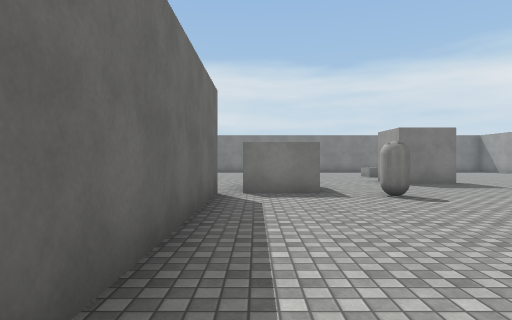
[1] (above)

20 first-person views from a walk through a scene from a Unity 3-D project. The camera is 1.3 m above the floor, looks level and sees 75° across. The floor is counted in squares, 2 m on a side. Each view is taken from the middle of a square. On the plan, view 1 faces up. The plan holds only what a view shows up to about 10 squares ahead; the rest is blank. The player is left out. Surface patterns are stand-ins for the level's own textures.

[2]
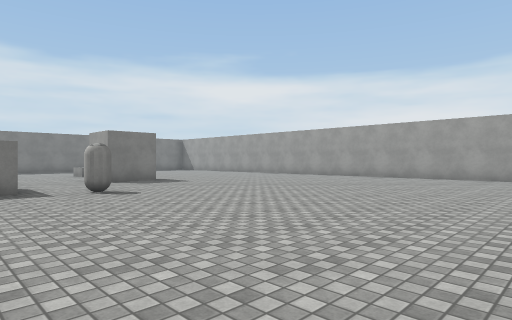

[3]
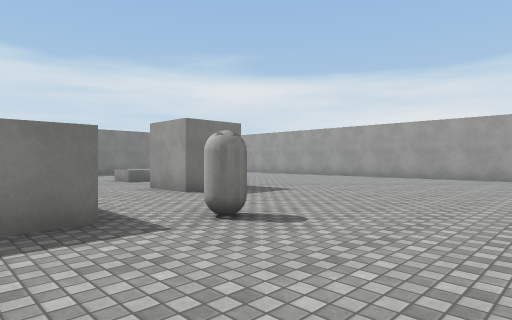

[4]
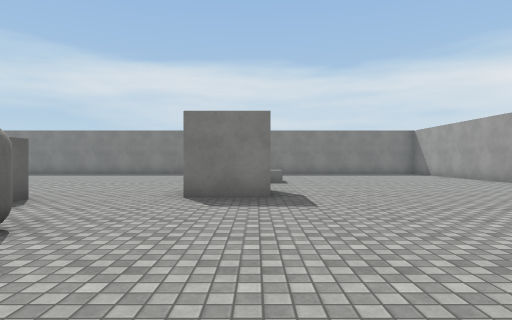

[5]
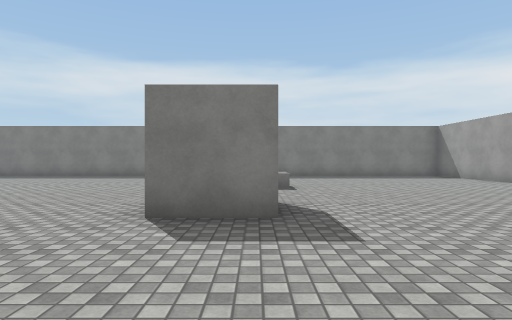

[6]
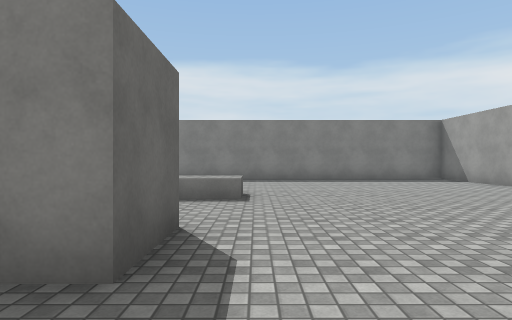

[7]
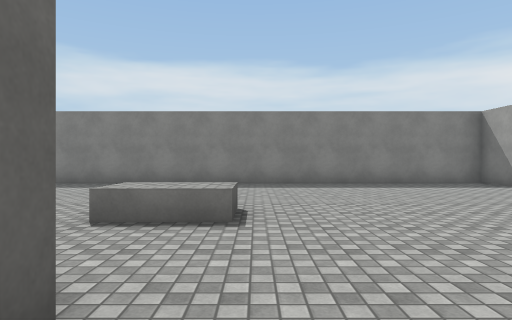

[8]
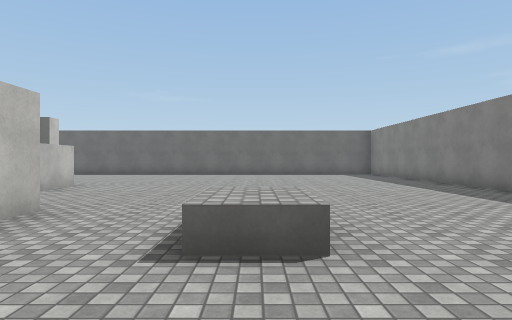

[9]
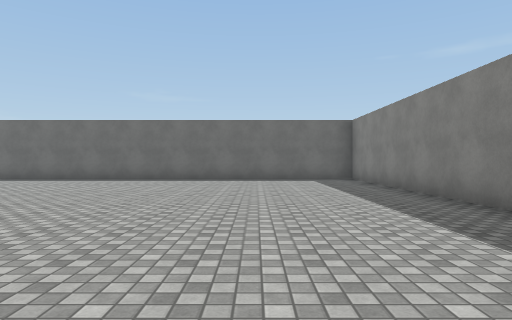

[10]
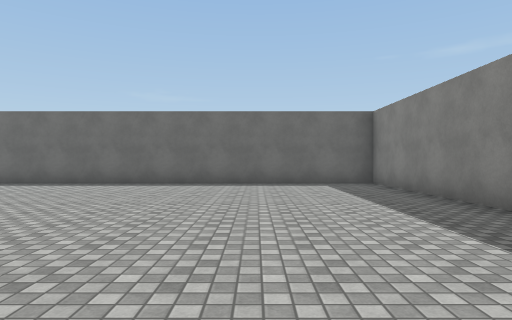

[11]
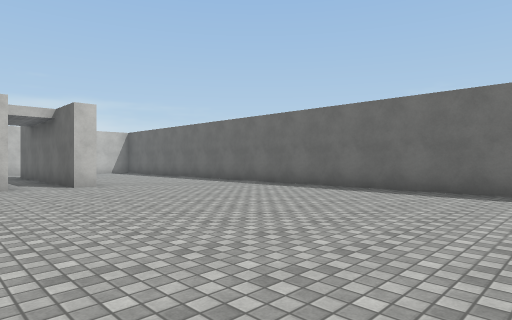

[12]
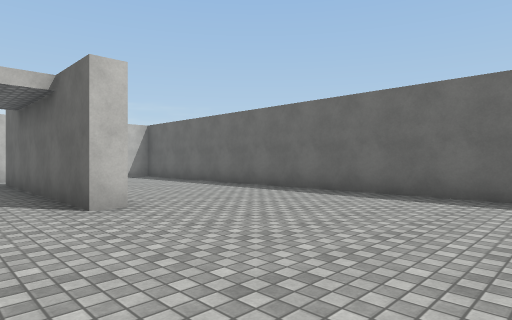

[13]
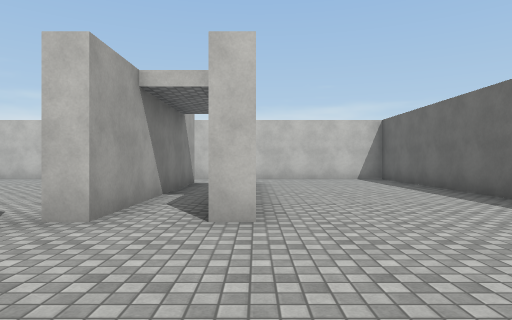

[14]
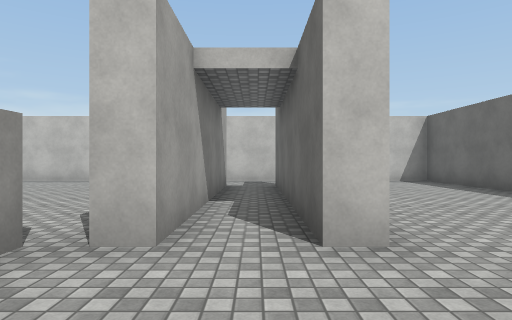

[15]
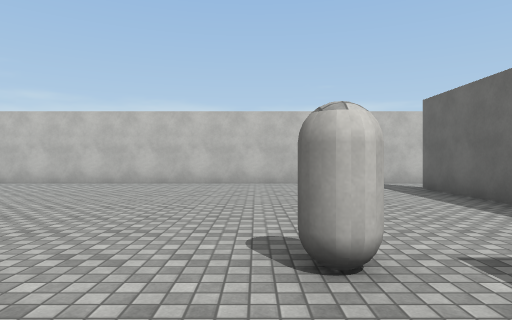

[16]
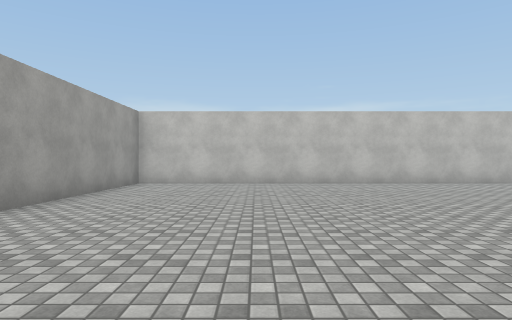

[17]
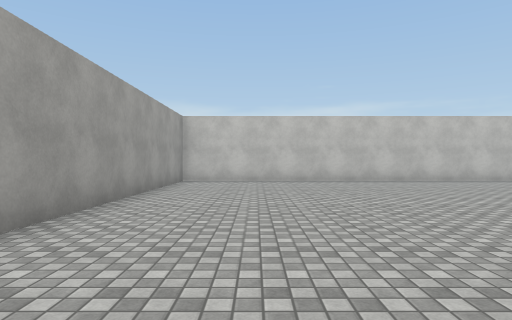

[18]
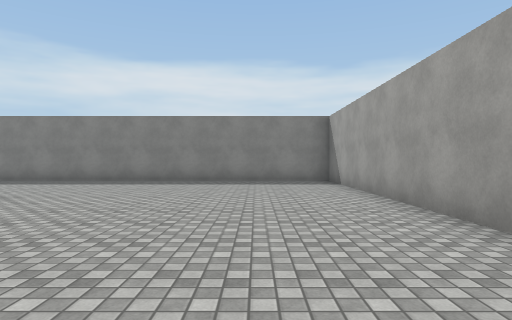

[19]
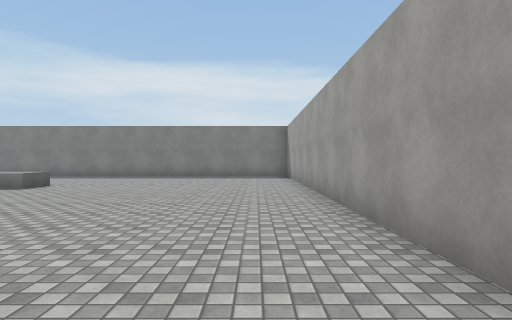

[20]
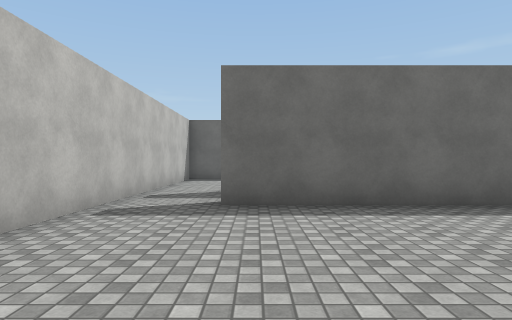

### Floor plan
Points are (right, up) in squares from view 1. A wall is a line through its corners. A room is listed if a view was taken in it or the views show most of it. See-through windows are left out.
Room 1 (views 1, 2, 3, 4, 5, 6, 7, 8, 9, 10, 11, 12, 13, 14, 15, 16, 17, 18, 19, 20)
walls: (5.3, 10.2) (5.3, 8.7) (3.8, 8.7) (3.8, 10.3) (4.5, 10.3); (1.2, 6.5) (-0.2, 6.5); (-0.2, 8.5) (1.1, 8.5); (-3.1, 6.5) (-2.5, 6.5) (-2.5, 0.5); (-1.3, 0.5) (-1.3, 6.5) (-0.7, 6.5) (-0.7, 0.5); (-6, -1.2) (12.3, -1.2) (12.3, 18.3) (-7.3, 18.3) (-7.3, -1)
objects: other object (3, 6); other object (5, 13)

Positions as (right, up) in squares from view 1, and headings:
1: (0, 0), facing up
2: (0, -1), facing up-right
3: (0, 3), facing up-right
4: (5, 3), facing up
5: (5, 5), facing up
6: (6, 7), facing up
7: (6, 9), facing up
8: (8, 13), facing left
9: (4, 15), facing left
10: (2, 15), facing left
11: (0, 15), facing down-left
12: (-1, 11), facing down-left
13: (-3, 10), facing down
14: (-2, 9), facing down
15: (3, 8), facing down
16: (9, 8), facing down
17: (10, 9), facing down
18: (10, 8), facing up
19: (11, 5), facing up
20: (4, 1), facing left
